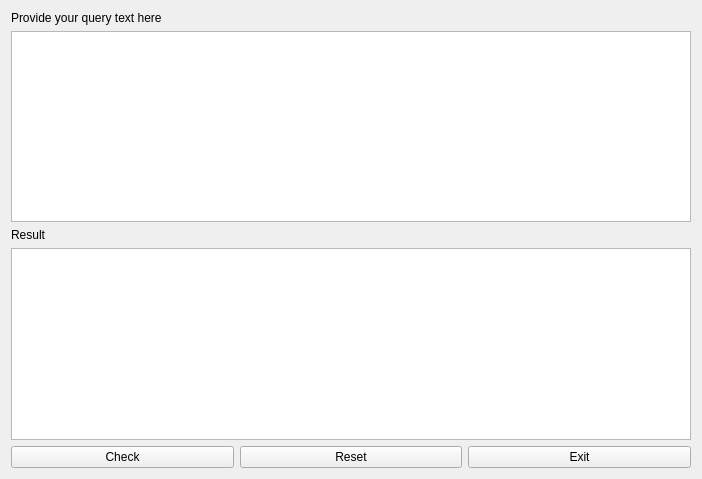
<?xml version="1.0" encoding="UTF-8"?>
<ui version="4.0">
 <class>Form</class>
 <widget class="QWidget" name="Form">
  <property name="geometry">
   <rect>
    <x>0</x>
    <y>0</y>
    <width>702</width>
    <height>479</height>
   </rect>
  </property>
  <property name="sizePolicy">
   <sizepolicy hsizetype="Fixed" vsizetype="Fixed">
    <horstretch>0</horstretch>
    <verstretch>0</verstretch>
   </sizepolicy>
  </property>
  <property name="windowTitle">
   <string>Form</string>
  </property>
  <layout class="QVBoxLayout" name="verticalLayout">
   <item>
    <widget class="QLabel" name="label_2">
     <property name="text">
      <string>Provide your query text here</string>
     </property>
    </widget>
   </item>
   <item>
    <widget class="QPlainTextEdit" name="inputField"/>
   </item>
   <item>
    <widget class="QLabel" name="label">
     <property name="text">
      <string>Result</string>
     </property>
    </widget>
   </item>
   <item>
    <widget class="QTextBrowser" name="browser"/>
   </item>
   <item>
    <layout class="QHBoxLayout" name="horizontalLayout_2">
     <item>
      <widget class="QPushButton" name="goButton">
       <property name="text">
        <string>Check</string>
       </property>
      </widget>
     </item>
     <item>
      <widget class="QPushButton" name="resetButton">
       <property name="text">
        <string>Reset</string>
       </property>
      </widget>
     </item>
     <item>
      <widget class="QPushButton" name="exitButton">
       <property name="text">
        <string>Exit</string>
       </property>
      </widget>
     </item>
    </layout>
   </item>
  </layout>
 </widget>
 <resources/>
 <connections>
  <connection>
   <sender>exitButton</sender>
   <signal>clicked()</signal>
   <receiver>Form</receiver>
   <slot>close()</slot>
   <hints>
    <hint type="sourcelabel">
     <x>178</x>
     <y>263</y>
    </hint>
    <hint type="destinationlabel">
     <x>350</x>
     <y>153</y>
    </hint>
   </hints>
  </connection>
 </connections>
</ui>
